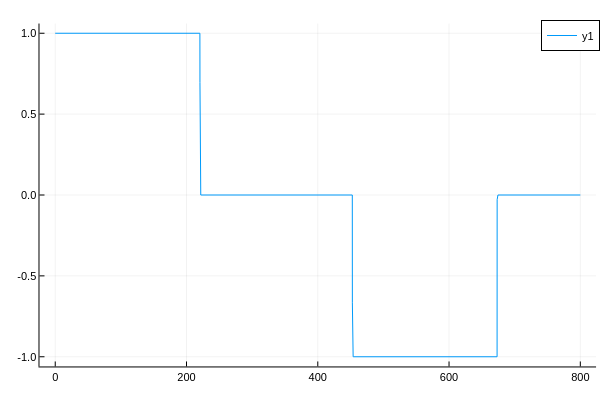

The cell this chart's notebook holds for it:
### Code cell
using Plots
plotlyjs()
plot(thist,uhist)

### Figure 1 — Plotly figure (JSON) as saved in the notebook; plotly's stock layout.template omitted (floating-point values rounded to 4 significant figures; data arrays with more than 128 entries replaced by an {"elided": "..."} marker saying what was removed)
{"data": [{"colorbar": {"len": 0.9525, "title": "", "x": 0.9934, "y": 0.5139}, "legendgroup": "y1", "line": {"color": "rgba(0, 154, 250, 1.000)", "dash": "solid", "shape": "linear", "width": 1}, "mode": "lines", "name": "y1", "showlegend": true, "type": "scatter", "x": {"elided": "8001 float values"}, "xaxis": "x", "y": {"elided": "8001 float values"}, "yaxis": "y", "zmax": null, "zmin": null}], "layout": {"annotations": [], "height": 400, "legend": {"bgcolor": "rgba(255, 255, 255, 1.000)", "bordercolor": "rgba(0, 0, 0, 1.000)", "borderwidth": 1, "font": {"color": "rgba(0, 0, 0, 1.000)", "family": "sans-serif", "size": 11}, "title": {"font": {"color": "rgba(0, 0, 0, 1.000)", "family": "sans-serif", "size": 15}, "text": ""}, "tracegroupgap": 0, "traceorder": "normal", "x": 1, "xanchor": "auto", "y": 1, "yanchor": "auto"}, "margin": {"b": 20, "l": 0, "r": 0, "t": 20}, "paper_bgcolor": "rgba(255, 255, 255, 1.000)", "plot_bgcolor": "rgba(255, 255, 255, 1.000)", "showlegend": true, "width": 600, "xaxis": {"anchor": "y", "domain": [0.06582, 0.9934], "gridcolor": "rgba(0, 0, 0, 0.100)", "gridwidth": 0.5, "linecolor": "rgba(0, 0, 0, 1.000)", "mirror": false, "range": [-24, 824], "showgrid": true, "showline": true, "showticklabels": true, "tickangle": 0, "tickcolor": "rgb(0, 0, 0)", "tickfont": {"color": "rgba(0, 0, 0, 1.000)", "family": "sans-serif", "size": 11}, "tickmode": "array", "ticks": "inside", "ticktext": ["0", "200", "400", "600", "800"], "tickvals": [0, 200, 400, 600, 800], "title": "", "titlefont": {"color": "rgba(0, 0, 0, 1.000)", "family": "sans-serif", "size": 15}, "type": "-", "visible": true, "zeroline": false, "zerolinecolor": "rgba(0, 0, 0, 1.000)"}, "yaxis": {"anchor": "x", "domain": [0.03762, 0.9902], "gridcolor": "rgba(0, 0, 0, 0.100)", "gridwidth": 0.5, "linecolor": "rgba(0, 0, 0, 1.000)", "mirror": false, "range": [-1.06, 1.06], "showgrid": true, "showline": true, "showticklabels": true, "tickangle": 0, "tickcolor": "rgb(0, 0, 0)", "tickfont": {"color": "rgba(0, 0, 0, 1.000)", "family": "sans-serif", "size": 11}, "tickmode": "array", "ticks": "inside", "ticktext": ["-1.0", "-0.5", "0.0", "0.5", "1.0"], "tickvals": [-1, -0.5, 0, 0.5, 1], "title": "", "titlefont": {"color": "rgba(0, 0, 0, 1.000)", "family": "sans-serif", "size": 15}, "type": "-", "visible": true, "zeroline": false, "zerolinecolor": "rgba(0, 0, 0, 1.000)"}}}
